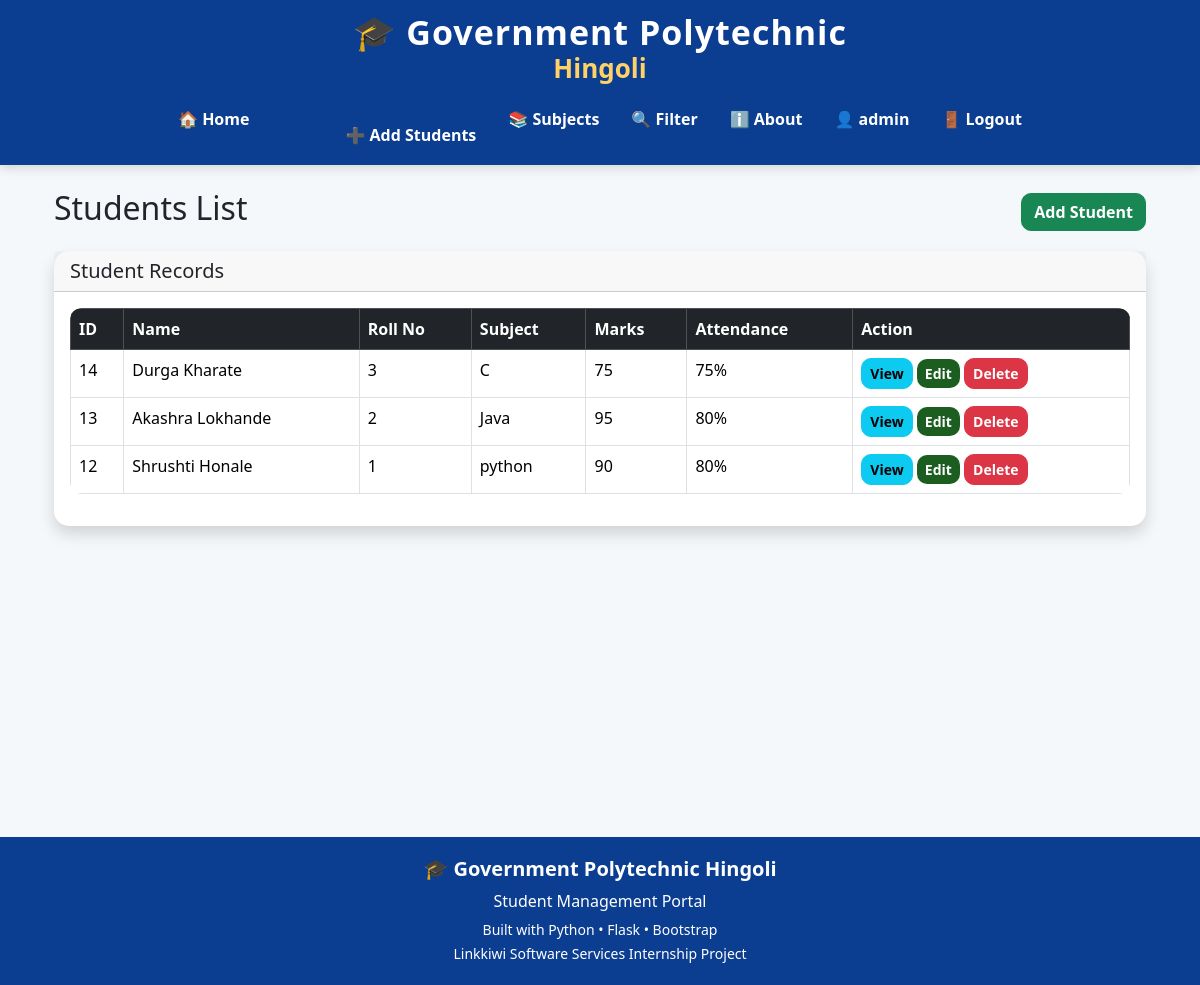
The app's page /students (signed in) with its own data.
### tables this page shows
CREATE TABLE students (
            id INTEGER PRIMARY KEY AUTOINCREMENT,
            name TEXT NOT NULL,
            roll INTEGER NOT NULL,
            marks INTEGER NOT NULL,
            subject TEXT NOT NULL,
            attendance INTEGER DEFAULT 0
        );

### app.py (the view)
@app.route("/students")
def students_page():
    conn = get_db()
    students = conn.execute(
        "SELECT * FROM students ORDER BY id DESC"
    ).fetchall()
    conn.close()
    return render_template(
        "students.html",
        students=students
    )

### database.py (called while the page is built)
def get_db():
    conn = sqlite3.connect(DB_PATH)
    conn.row_factory = sqlite3.Row
    return conn

### templates/students.html (shortened to what this page needs)
{% extends "base.html" %}
{% block content %}
<div class="container mt-4">
    <div class="d-flex justify-content-between align-items-center mb-3">
        <h2>
            Students List
        </h2>
        <a href="{{ url_for('add_student') }}" class="btn btn-success">
    Add Student
</a>
    </div>
    <div class="card shadow">
        <div class="card-header">
            <h5 class="mb-0">
                Student Records
            </h5>
        </div>
        <div class="card-body">
            <div class="table-responsive">
                <table class="table table-bordered table-hover">
                    <thead class="table-dark">
                        <tr>
                            <th>
                                ID
                            </th>
                            <th>
                                Name
                            </th>
                            <th>
                                Roll No
                            </th>
                            <th>
                                Subject
                            </th>
                            <th>
                                Marks
                            </th>
                            <th>
                                Attendance
                            </th>
                            <th>
                                Action
                            </th>
                        </tr>
                    </thead>
                    <tbody>
                    {% for student in students %}
                        <tr>
                            <td>
                                {{ student['id'] }}
                            </td>
                            <td>
                                {{ student['name'] }}
                            </td>
                            <td>
                                {{ student['roll'] }}
                            </td>
                            <td>
                                {{ student['subject'] }}
                            </td>
                            <td>
                                {{ student['marks'] }}
                            </td>
                            <td>
                                {{ student['attendance'] }}%
                            </td>
                            <td>
<a href="{{ url_for('student_detail', id=student['id']) }}"
   class="btn btn-info btn-sm">
    View
</a>
                                <a href="{{ url_for('edit_student', id=student['id']) }}"
                                   class="btn btn-primary btn-sm">
                                    Edit
                                </a>
                                <a href="{{ url_for('delete_student', id=student['id']) }}"
                                   class="btn btn-danger btn-sm"
                                   onclick="return confirm('Delete this student?');">
                                    Delete
                                </a>
                            </td>
                        </tr>
                    {% endfor %}
                    </tbody>
                </table>
            </div>
        </div>
    </div>
</div>
{% endblock %}

### templates/base.html (style rules this page uses)
body { font-family:"Segoe UI",sans-serif; background:#f4f8fb; margin:0; padding:0; }
.container { min-height:75vh; }
.card { border:none; border-radius:15px; box-shadow:0 4px 15px rgba(0,0,0,.08); transition:.3s; }
.btn { border-radius:10px; font-weight:600; }
.btn-primary { background:#1b5e20; border:none; }
.table { background:white; border-radius:12px; overflow:hidden; }
.table thead { background:#1b5e20; color:white; }

### records on screen
students: id "14", name "Durga Kharate", roll "3", subject "C", marks "75", attendance "75"
students: id "13", name "Akashra Lokhande", roll "2", subject "Java", marks "95", attendance "80"
students: id "12", name "Shrushti Honale", roll "1", subject "python", marks "90", attendance "80"

### other values on screen
{{ session.username }} "admin"
